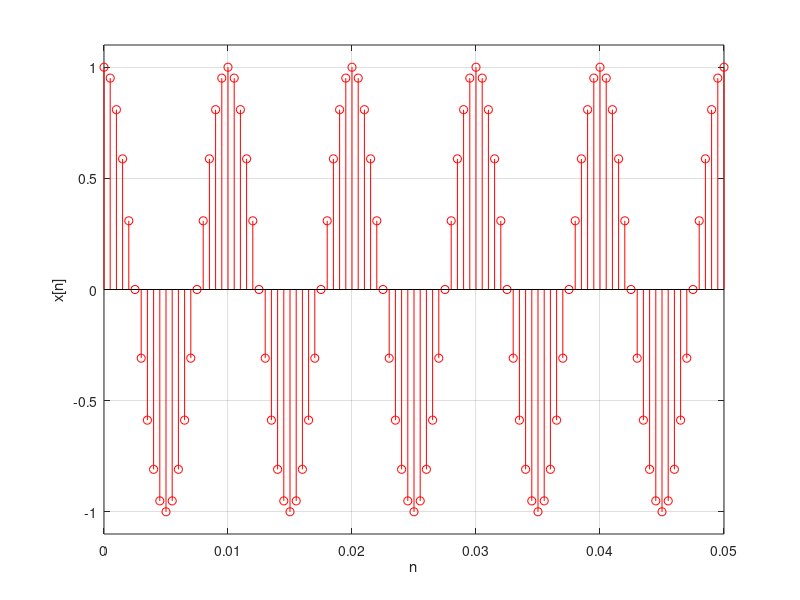
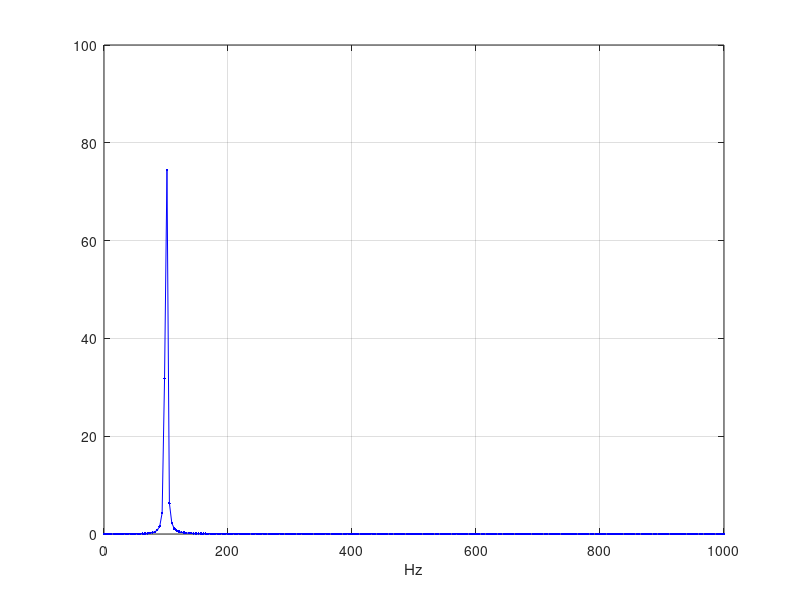

Write MATLAB code to recreate these figures, in order.
% clear;clf;clc;
% f=100;
% fm=2000;
% Tm=1/fm;
% N=1024;
% n=0:Tm:(N-1)*Tm;
% rdn=randn(1,N);
% figure(1)
% stem(n,rdn,'r');grid;
% axis([0 0.05 -3 3]);
% xlabel('n');
% ylabel('x[n]');
% A=[1 -0.9];
% B=[0.3 0.24];
% yn=filter(B,A,rdn);
% figure(2)
% plot(n,yn);grid;
% 
% % Pxx=dft_01(xn);
% Pxx=fft(rdn);
% ModPxx=abs(Pxx);%modulo o magnitud el absoluto
% ModPxx2=ModPxx.*ModPxx;
% Pxx=ModPxx2/N;
% df=fm/N;
% f=0:df:(N-1)*df;
% figure(3)
% plot(f,Pxx,'.-b');grid; %1ero ModPxx
% xlabel('Hz');
% % axis([0 1000 0 100])%fm/2=1000 fm=2000
% 
% %PDSrandn(10,1) una columna 10 datos randn(1,10) una fila 10 datos
clear;clf;clc;
f=100;
fm=2000;
Tm=1/fm;
N=512;
n=0:Tm:(N-1)*Tm;
xn=cos(2*pi*f*n);

figure(1)
stem(n,xn,'r');grid;
axis([0 0.05 -1.1 1.1]);
xlabel('n');
ylabel('x[n]');

% Pxx=dft_01(xn);
Pxx=fft(xn);
ModPxx=abs(Pxx);%modulo o magnitud el absoluto
ModPxx2=ModPxx.*ModPxx;
Pxx=ModPxx2/N;
df=fm/N;
f=0:df:(N-1)*df;

figure(2)
plot(f,Pxx,'.-b');grid; %1ero ModPxx
xlabel('Hz');
axis([0 1000 0 100])%fm/2=1000 fm=2000
Area=sum(ModPxx2);
